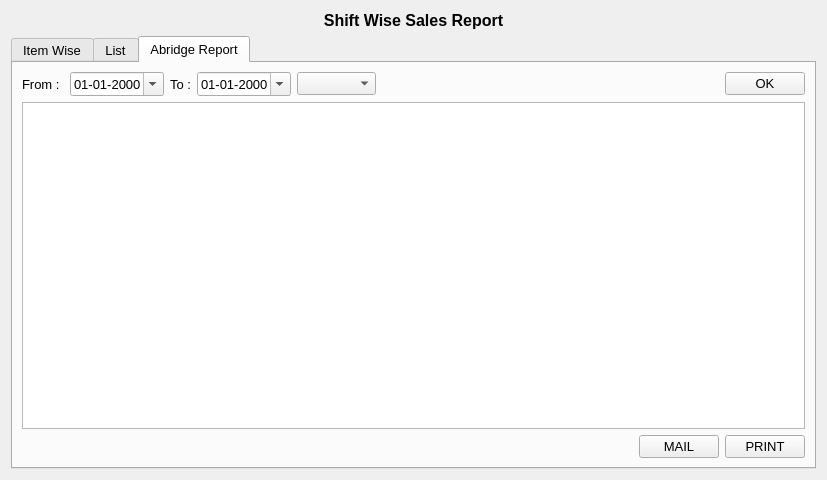
<?xml version="1.0" encoding="UTF-8"?>
<ui version="4.0">
 <class>ShiftWiseReport</class>
 <widget class="QWidget" name="ShiftWiseReport">
  <property name="geometry">
   <rect>
    <x>0</x>
    <y>0</y>
    <width>827</width>
    <height>480</height>
   </rect>
  </property>
  <property name="font">
   <font>
    <family>Microsoft YaHei UI</family>
    <pointsize>10</pointsize>
   </font>
  </property>
  <property name="windowTitle">
   <string>Form</string>
  </property>
  <layout class="QVBoxLayout" name="verticalLayout_3">
   <item>
    <widget class="QLabel" name="label">
     <property name="font">
      <font>
       <family>Microsoft YaHei UI</family>
       <pointsize>12</pointsize>
       <bold>true</bold>
      </font>
     </property>
     <property name="text">
      <string>Shift Wise Sales Report</string>
     </property>
     <property name="alignment">
      <set>Qt::AlignCenter</set>
     </property>
    </widget>
   </item>
   <item>
    <widget class="QTabWidget" name="tabWidget">
     <property name="font">
      <font>
       <family>Microsoft YaHei UI</family>
       <pointsize>10</pointsize>
      </font>
     </property>
     <property name="currentIndex">
      <number>2</number>
     </property>
     <widget class="QWidget" name="itemWiseTab">
      <attribute name="title">
       <string>Item Wise</string>
      </attribute>
      <layout class="QVBoxLayout" name="verticalLayout_2">
       <item>
        <widget class="QTableView" name="itemWiseTableView">
         <property name="font">
          <font>
           <family>Microsoft YaHei UI</family>
           <pointsize>12</pointsize>
          </font>
         </property>
         <property name="alternatingRowColors">
          <bool>true</bool>
         </property>
        </widget>
       </item>
      </layout>
     </widget>
     <widget class="QWidget" name="valueWiseTab">
      <attribute name="title">
       <string>List</string>
      </attribute>
      <layout class="QVBoxLayout" name="verticalLayout">
       <item>
        <layout class="QHBoxLayout" name="horizontalLayout">
         <item>
          <widget class="QLabel" name="fromDateLabel">
           <property name="font">
            <font>
             <family>Microsoft YaHei UI</family>
             <pointsize>10</pointsize>
            </font>
           </property>
           <property name="text">
            <string>From Date:</string>
           </property>
          </widget>
         </item>
         <item>
          <widget class="QDateEdit" name="fromDateDateEdit">
           <property name="minimumSize">
            <size>
             <width>0</width>
             <height>30</height>
            </size>
           </property>
           <property name="font">
            <font>
             <family>Microsoft YaHei UI</family>
             <pointsize>10</pointsize>
            </font>
           </property>
           <property name="displayFormat">
            <string>dd-MM-yyyy</string>
           </property>
           <property name="calendarPopup">
            <bool>true</bool>
           </property>
          </widget>
         </item>
         <item>
          <widget class="QLabel" name="toDateLabel">
           <property name="font">
            <font>
             <family>Microsoft YaHei UI</family>
             <pointsize>10</pointsize>
            </font>
           </property>
           <property name="text">
            <string>To Date:</string>
           </property>
          </widget>
         </item>
         <item>
          <widget class="QDateEdit" name="toDateDateEdit">
           <property name="minimumSize">
            <size>
             <width>0</width>
             <height>30</height>
            </size>
           </property>
           <property name="font">
            <font>
             <family>Microsoft YaHei UI</family>
             <pointsize>10</pointsize>
            </font>
           </property>
           <property name="displayFormat">
            <string>dd-MM-yyyy</string>
           </property>
           <property name="calendarPopup">
            <bool>true</bool>
           </property>
          </widget>
         </item>
         <item>
          <widget class="QToolButton" name="OKButton">
           <property name="minimumSize">
            <size>
             <width>80</width>
             <height>30</height>
            </size>
           </property>
           <property name="font">
            <font>
             <family>Microsoft YaHei UI</family>
             <pointsize>10</pointsize>
             <bold>true</bold>
            </font>
           </property>
           <property name="text">
            <string>OK</string>
           </property>
          </widget>
         </item>
         <item>
          <spacer name="horizontalSpacer">
           <property name="orientation">
            <enum>Qt::Horizontal</enum>
           </property>
           <property name="sizeHint" stdset="0">
            <size>
             <width>40</width>
             <height>20</height>
            </size>
           </property>
          </spacer>
         </item>
         <item>
          <widget class="QToolButton" name="excelButton">
           <property name="minimumSize">
            <size>
             <width>80</width>
             <height>30</height>
            </size>
           </property>
           <property name="font">
            <font>
             <family>Microsoft YaHei UI</family>
             <pointsize>10</pointsize>
             <bold>true</bold>
            </font>
           </property>
           <property name="text">
            <string>Excel</string>
           </property>
          </widget>
         </item>
         <item>
          <widget class="QToolButton" name="editButton">
           <property name="minimumSize">
            <size>
             <width>80</width>
             <height>30</height>
            </size>
           </property>
           <property name="font">
            <font>
             <family>Microsoft YaHei UI</family>
             <pointsize>10</pointsize>
             <bold>true</bold>
            </font>
           </property>
           <property name="text">
            <string>Edit</string>
           </property>
          </widget>
         </item>
         <item>
          <widget class="QToolButton" name="printButton">
           <property name="minimumSize">
            <size>
             <width>80</width>
             <height>30</height>
            </size>
           </property>
           <property name="font">
            <font>
             <family>Microsoft YaHei UI</family>
             <pointsize>10</pointsize>
             <bold>true</bold>
            </font>
           </property>
           <property name="text">
            <string>Print</string>
           </property>
          </widget>
         </item>
        </layout>
       </item>
       <item>
        <layout class="QVBoxLayout" name="tableLayout"/>
       </item>
      </layout>
     </widget>
     <widget class="QWidget" name="tab">
      <attribute name="title">
       <string>Abridge Report</string>
      </attribute>
      <layout class="QVBoxLayout" name="verticalLayout_4">
       <item>
        <layout class="QHBoxLayout" name="horizontalLayout_2">
         <item>
          <widget class="QLabel" name="label_2">
           <property name="text">
            <string>From : </string>
           </property>
          </widget>
         </item>
         <item>
          <widget class="QDateEdit" name="dateFromEdit_Abr">
           <property name="minimumSize">
            <size>
             <width>80</width>
             <height>0</height>
            </size>
           </property>
           <property name="font">
            <font>
             <family>Microsoft YaHei UI</family>
             <pointsize>10</pointsize>
            </font>
           </property>
           <property name="displayFormat">
            <string>dd-MM-yyyy</string>
           </property>
           <property name="calendarPopup">
            <bool>true</bool>
           </property>
          </widget>
         </item>
         <item>
          <widget class="QLabel" name="label_3">
           <property name="text">
            <string>To :</string>
           </property>
          </widget>
         </item>
         <item>
          <widget class="QDateEdit" name="dateToEdit_Abr">
           <property name="minimumSize">
            <size>
             <width>80</width>
             <height>0</height>
            </size>
           </property>
           <property name="font">
            <font>
             <family>Microsoft YaHei UI</family>
             <pointsize>10</pointsize>
            </font>
           </property>
           <property name="displayFormat">
            <string>dd-MM-yyyy</string>
           </property>
           <property name="calendarPopup">
            <bool>true</bool>
           </property>
          </widget>
         </item>
         <item>
          <widget class="QComboBox" name="prefixCombo"/>
         </item>
         <item>
          <spacer name="horizontalSpacer_2">
           <property name="orientation">
            <enum>Qt::Horizontal</enum>
           </property>
           <property name="sizeHint" stdset="0">
            <size>
             <width>40</width>
             <height>20</height>
            </size>
           </property>
          </spacer>
         </item>
         <item>
          <widget class="QPushButton" name="okButton">
           <property name="text">
            <string>OK</string>
           </property>
          </widget>
         </item>
        </layout>
       </item>
       <item>
        <widget class="QTextEdit" name="textEdit"/>
       </item>
       <item>
        <layout class="QHBoxLayout" name="horizontalLayout_3">
         <item>
          <spacer name="horizontalSpacer_3">
           <property name="orientation">
            <enum>Qt::Horizontal</enum>
           </property>
           <property name="sizeHint" stdset="0">
            <size>
             <width>40</width>
             <height>20</height>
            </size>
           </property>
          </spacer>
         </item>
         <item>
          <widget class="QPushButton" name="mailabridge">
           <property name="text">
            <string>MAIL</string>
           </property>
          </widget>
         </item>
         <item>
          <widget class="QPushButton" name="printButtonAbridge">
           <property name="text">
            <string>PRINT</string>
           </property>
          </widget>
         </item>
        </layout>
       </item>
      </layout>
     </widget>
    </widget>
   </item>
  </layout>
 </widget>
 <resources/>
 <connections/>
</ui>
